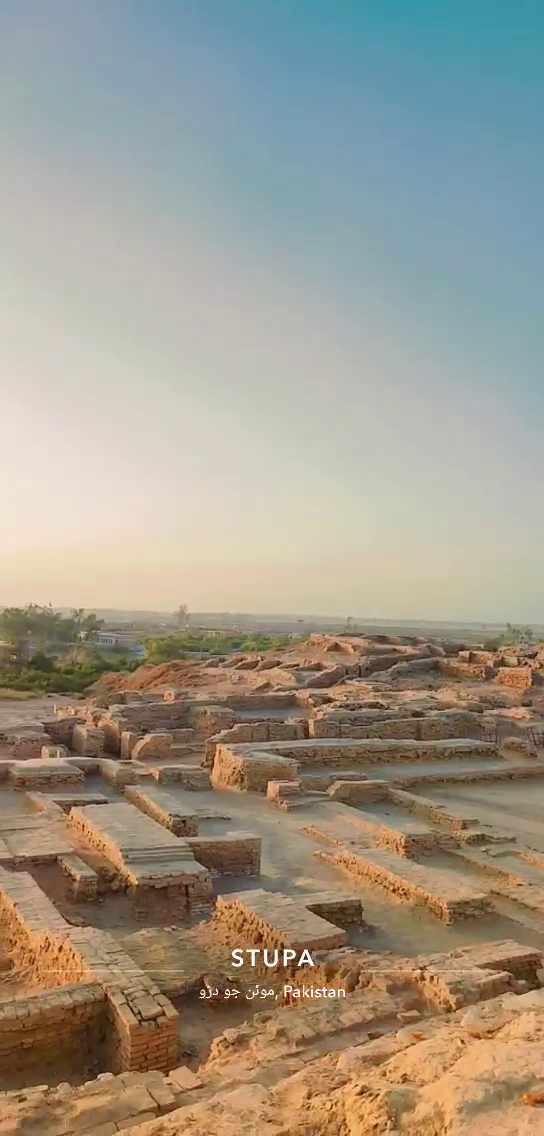
#> input picture frame 33 of computer/video.mp4, 544 x 1136 px
$ python draw_video.py
#> lines starting #> are read from the running program, lines starting #| are printed output that depends on the picture
import cv2
import datetime
video=cv2.VideoCapture("D:\\computer\\video.mp4")#0 to open webcam
print("width :",video.get(2))
print("height :",video.get(4))
while (video.isOpened()):
    ret,frame=video.read()
#> frame is the input picture: shape (1136, 544, 3); mean B, G, R 137.1, 151.7, 158.8
    frame=cv2.resize(frame,(500,500))
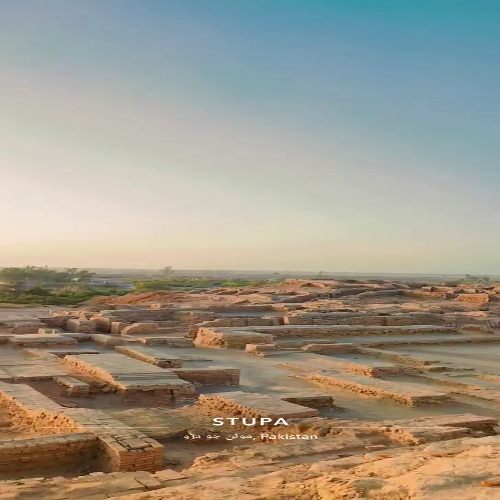
#> frame: shape (500, 500, 3); mean B, G, R 137, 151.6, 158.7
    text="Width: "+str(video.get(3))+" Height: "+str(video.get(4))
    time=str(datetime.datetime.now())
    time=time[:-7]
    font=cv2.FONT_HERSHEY_COMPLEX_SMALL
    frame=cv2.putText(frame,text,(10,20),font,1,(0,120,0),1,cv2.LINE_AA)
    frame=cv2.putText(frame,time,(10,50),font,1,(0,120,0),1,cv2.LINE_AA)
    frame=cv2.rectangle(frame,(200,100),(400,250),(14,2,234),3)
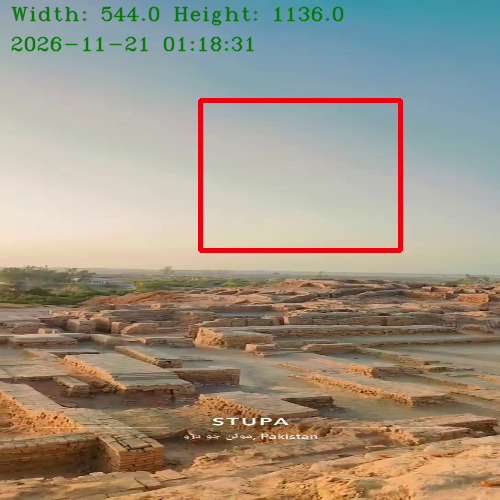
#> frame: shape (500, 500, 3); mean B, G, R 133.3, 148.7, 158.4
    if ret==True:
        cv2.imshow("Frame",frame)

        if cv2.waitKey(25)==ord('q') & 0xFF:
#> (key q is pressed here)
            break

video.release()
cv2.destroyAllWindows()

$ run again, starting later in the video
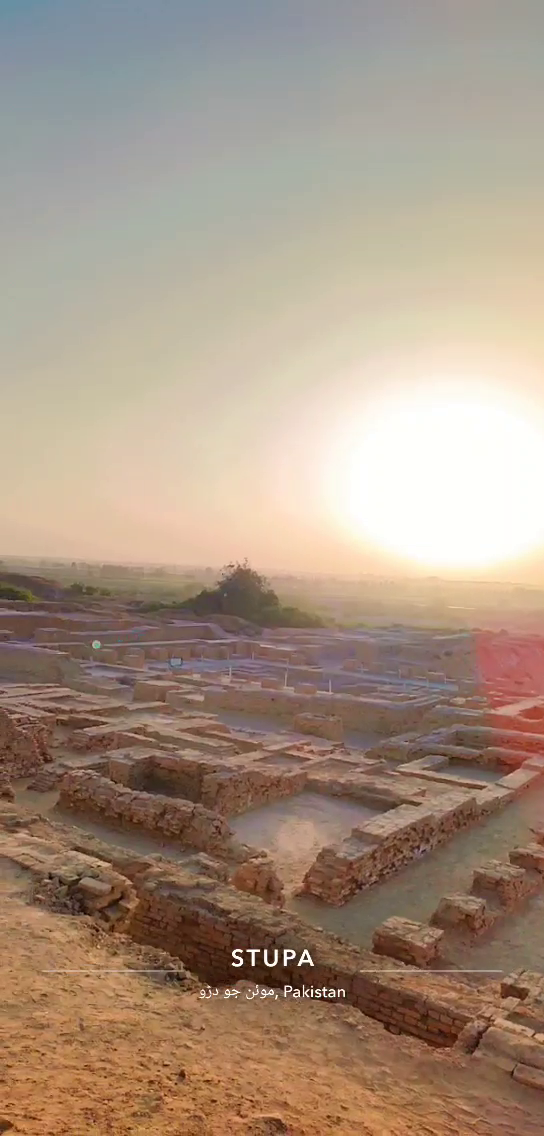
#> input picture frame 152 of computer/video.mp4, 544 x 1136 px
#> frame is the input picture: shape (1136, 544, 3); mean B, G, R 129.9, 147.4, 167.7
#> `frame=cv2.resize(frame,(500,500))`:
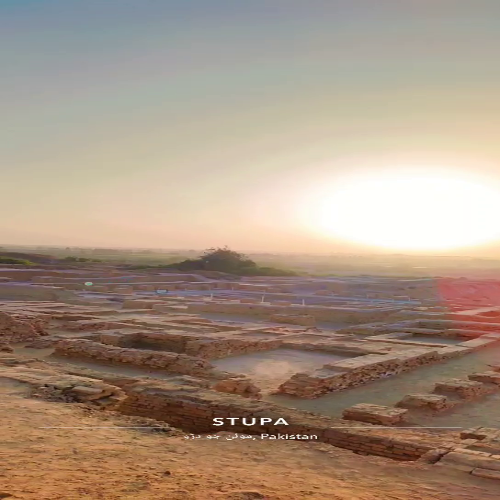
#> frame: shape (500, 500, 3); mean B, G, R 129.9, 147.3, 167.6
#> `frame=cv2.rectangle(frame,(200,100),(400,250),(14,2,234),3)`:
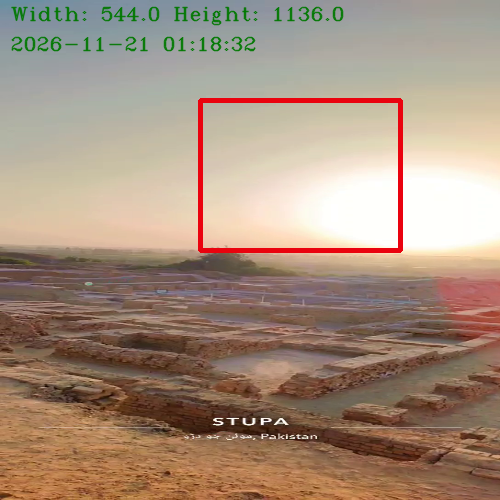
#> frame: shape (500, 500, 3); mean B, G, R 126.2, 144.3, 166.7

$ run again, starting later in the video
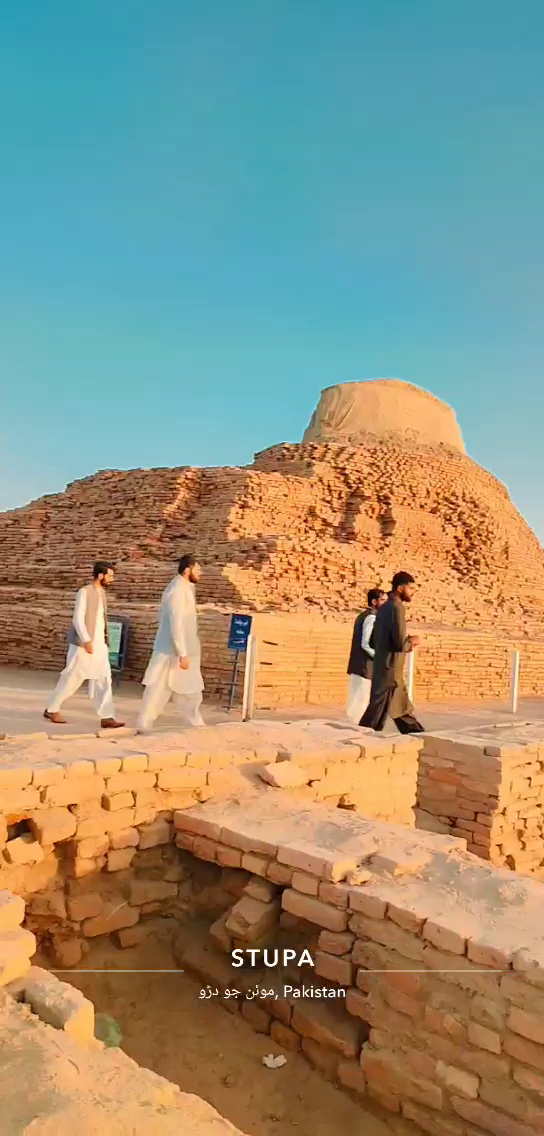
#> input picture frame 271 of computer/video.mp4, 544 x 1136 px
#> frame is the input picture: shape (1136, 544, 3); mean B, G, R 123.5, 145.1, 146.2
#> `frame=cv2.resize(frame,(500,500))`:
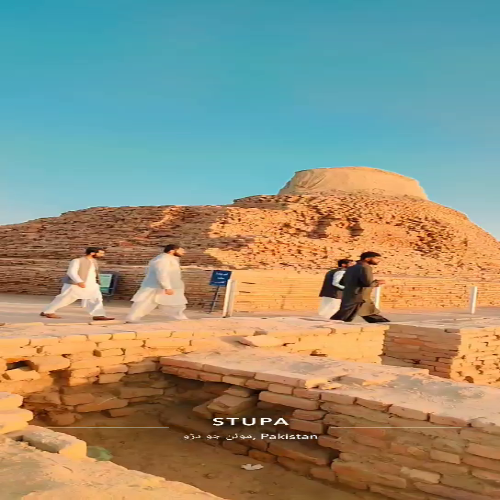
#> frame: shape (500, 500, 3); mean B, G, R 123.4, 145.1, 146.1
#> `frame=cv2.rectangle(frame,(200,100),(400,250),(14,2,234),3)`:
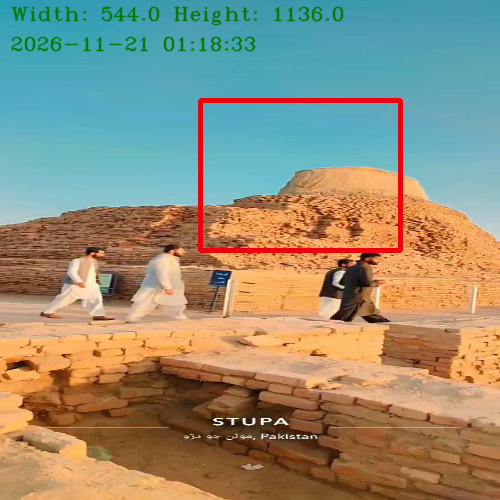
#> frame: shape (500, 500, 3); mean B, G, R 120.1, 142.5, 146.7
